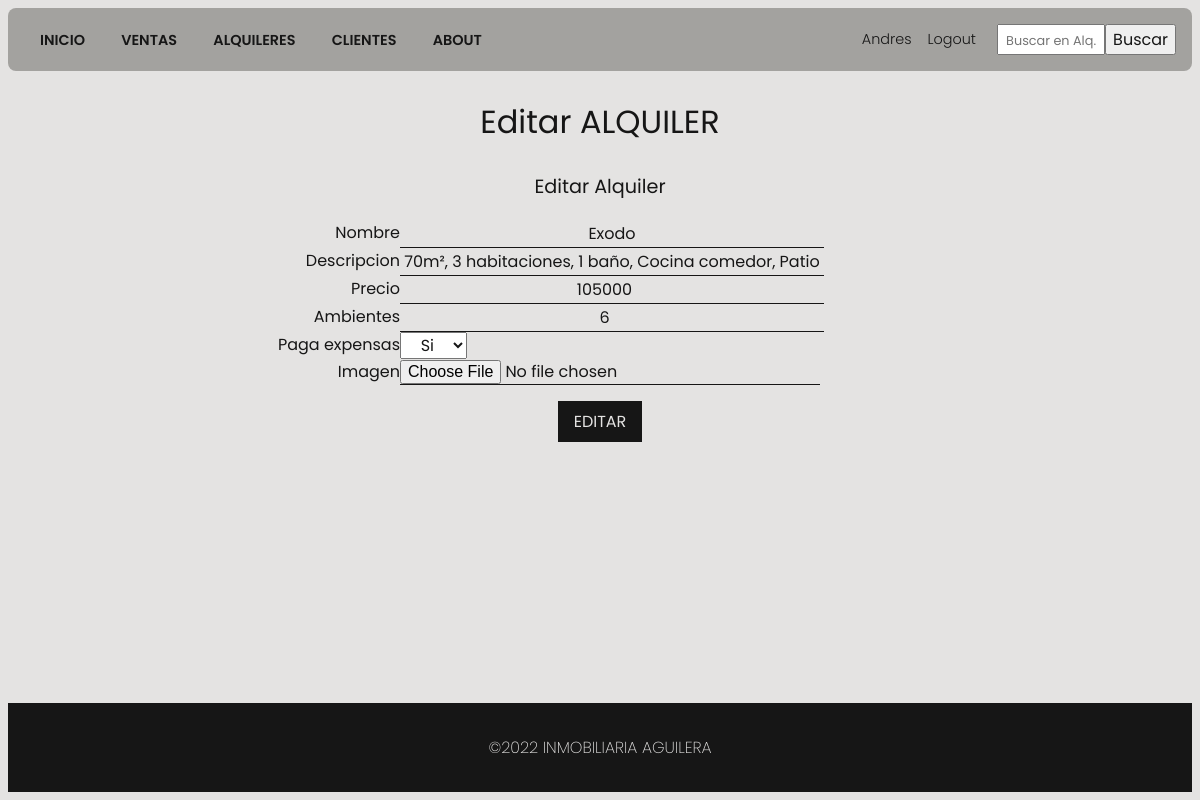
Page /alquileres/edit-alquiler/8 (signed in) on the committed database.
### alquileres/models.py (models this page shows, shortened)
class Alquiler(models.Model):
    nombre = models.CharField(max_length=100)
    precio = models.IntegerField()
    descripcion = models.TextField()
    ambientes = models.IntegerField()
    expensas = models.BooleanField()
    """ imagen = models.CharField(max_length=200)   """
    imagen = models.ImageField(upload_to='alquiler_images', null=True, blank=True) #se debe instalar pillow

### alquileres/views.py (the view, shortened to what this page needs)
# urls.py: path('edit-alquiler/<int:id>', update_alquiler),
@login_required
def update_alquiler(request, id):
    alquiler = Alquiler.objects.get(id = id)
    if request.method == 'GET':
      context = {
        'alquiler': alquiler
      }
      return render(request, 'alquileres/edit_alquiler.html', context)

### templates/alquileres/edit_alquiler.html (shortened to what this page needs)
{% extends "base.html" %}
{% block content %}
<section class="section">
  {% if request.method == "GET"%}
    <h1>Editar ALQUILER</h1>
    {%if request.user.is_superuser%}
      <div class="formContainer">
        <form action="" method="POST" enctype="multipart/form-data">
          <legend>Editar Alquiler</legend>
          <div class="form-group">
            <label for="nombre">Nombre</label>
            <input type="text" name="nombre" id="nombre" placeholder= "Nombre de la vivienda" value="{{alquiler.nombre}}" required>
          </div>
          <div class="form-group">
            <label for="descripcion">Descripcion</label>
            <input type="text" name="descripcion" id="descripcion" placeholder="Descripcion de la vivienda" value="{{alquiler.descripcion}}" required>
          </div>
          <div class="form-group">
            <label for="precio">Precio</label>
            <input type="number" name="precio" id="precio" placeholder="Costo Alquiler" value="{{alquiler.precio}}" required>
          </div>
          <div class="form-group">
            <label for="ambientes">Ambientes</label>
            <input type="number" name="ambientes" id="ambientes" placeholder="ambientes de la Propiedad" value="{{alquiler.ambientes}}" required>
          </div>
          <div class="form-group">
            <label for="expensas">Paga expensas</label>
            <select name="expensas" id="expensas" required>
              <option value="True">Si</option>
            </select>
          </div>
          <div class="form-group">
            <label for="imagen">Imagen</label>
            <input type="file" name="imagen" id="imagen" value="{{alquiler.imagen}}" required>
          </div>
          </div>
          <div class="form-group">
            <button type="submit" className="addBtn">EDITAR</button>
          </div>
    {% else %}
      <h3>No tiene permiso para acceder</h3>
    {% endif %}
  {% else %}
    <h1>Propiedad Editada</h1>
    <a href="/alquileres/list-alquileres">Listado de Alquileres</a>
  {% endif %}
</section>
{% endblock %}

### templates/base.html (shortened to what this page needs)
{% load static %}
<!DOCTYPE html>
<html lang="en">
<head>
  <link type="text/css" href="{% static 'css/styles.css'%}" rel="stylesheet"/>
</head>
<body>
  <header>
    <nav class="navbar">
      <div class="navbarLinks">
        <a href="/">INICIO</a>
        <a href="/ventas/list-ventas/">VENTAS</a>
        <a href="/alquileres/list-alquileres/">ALQUILERES</a>
        {% if request.user.is_superuser %}
          <a href="/clientes/list-clientes/">CLIENTES</a>
        {% endif %}
        <a href="/about/">ABOUT</a>
      </div>
      <div class="userNavbar" >
        {% if request.user.is_authenticated %}
          <a href="/users/profile/">{{request.user.username}}</a>
          <a href="/users/logout/">Logout</a>
        {% else %}
          <a href="/users/login/">Login</a>
          <a href="/users/signup/">Signup</a>
        {% endif %}
      </div>
    </nav>
    <form action="/alquileres/list-alquileres/" method="get">
      <input type="text" name="search" placeholder="Buscar en Alq.">
      <button type="submit">Buscar</button>
    </form>
  </header>
  {% block content %}
  {% endblock %}
  <footer>
    <p>©2022 INMOBILIARIA AGUILERA</p>
  </footer>
</body>
</html>

### static/css/styles.css (style rules this page uses)
:root { --main-color: #161616; --second-color: #6ee7b7; --third-color: #7928ca; --fourth-color: #e94f2d; --main-bg: rgb(230, 196, 168); --main-bg: rgb(228, 227, 226); --second-bg: #a3a29f; }
* { font-family: 'Poppins', sans-serif; font-size: 16px; font-weight: 400; text-align: center; color: var(--main-color); }
html { background-color: var(--main-bg); }
.section { min-height: calc(100vh - 195px); }
h1 { font-size: 2em; font-weight: 400; text-align: center; }
header { display: grid; grid-template-columns: repeat(12, 1fr); padding: 1em; background-color: var(--second-bg); border-radius: 0.5rem; }
header .navbar { grid-column: 1 / span 10; display: flex; justify-content:space-between; align-items: center; }
header form { grid-column: 11 / span 2; display: flex; justify-content: flex-end; }
header form input { font-size: 1rem; width: 100px; }
header form input::placeholder { font-size: 0.8rem; }
header a, header p { margin-inline: 1rem; text-decoration: none; font-size: 0.9rem; font-weight: 600; }
.userNavbar { font-size: 1rem; font-weight: 100; display: flex; flex-direction: row; justify-content: flex-end; align-items: center; }
header .userNavbar a { margin-inline: 0.5rem; font-weight: 300; }
.formContainer { width: 800px; margin: 0 auto; }
.formContainer legend { font-size: 1.2rem; text-align: center; margin: 1em 0; }
.formContainer .form-group { width: 100%; display: grid; grid-template-columns: repeat(12, 1fr); }
.formContainer .form-group label { grid-column: auto / span 3; text-align: right; }
.formContainer .form-group input { grid-column: auto / span 9; width: 70%; background-color: var(--main-bg); border: none; border-bottom: 1px solid var(--main-color); }
.form-group button { margin-top: 1rem; border: none; background-color:#161616; color: var(--main-bg); padding: 0.5rem 1rem; cursor: pointer !important; transition: all 0.3s ease-in-out; }
footer { background-color: #161616; color: var(--main-bg); padding: 1rem; text-align: center; }
footer p { color: var(--main-bg); font-weight: 200; }

### rows in the picture
Alquiler: nombre "Exodo", descripcion "70m², 3 habitaciones, 1 baño, Cocina comedor, Patio", precio "105000", ambientes "6"

### other values in the picture
{{ request.user.username }} "Andres"
